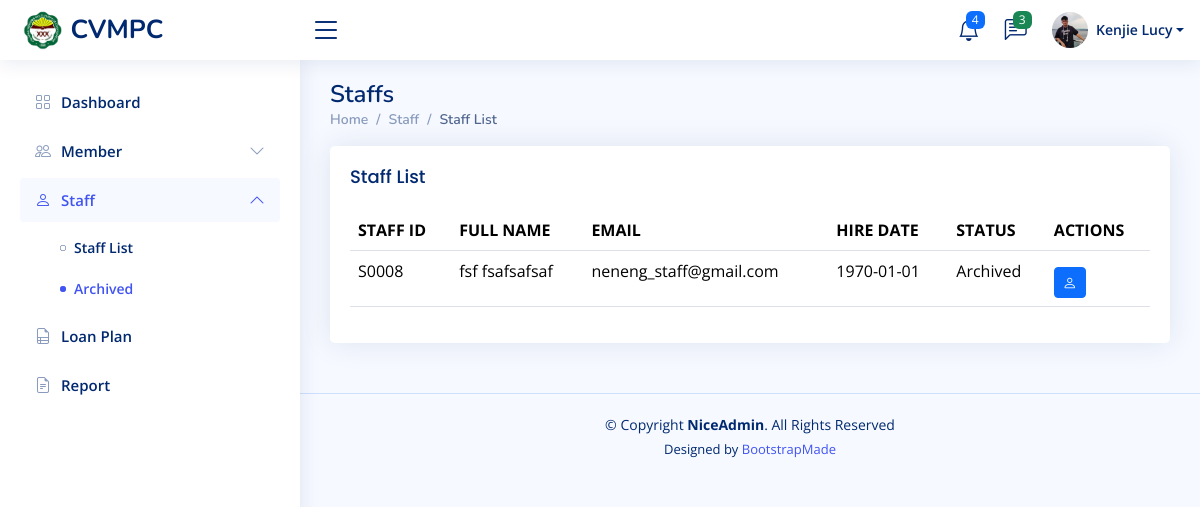
The page /admin/staff-archived.php (signed in) on the database its author committed.
### tables this page shows
CREATE TABLE `staff` (
  `staff_id` int(11) NOT NULL,
  `uc_id` int(11) NOT NULL,
  `first_name` varchar(45) DEFAULT NULL,
  `middle_name` varchar(45) DEFAULT NULL,
  `last_name` varchar(45) DEFAULT NULL,
  `phone_number` varchar(45) DEFAULT NULL,
  `hire_date` date DEFAULT NULL,
  `is_active` tinyint(1) DEFAULT NULL,
  `status` enum('Active','Inactive','Deactivated','Archived') DEFAULT NULL,
  `about_me` varchar(255) DEFAULT NULL,
  `last_login` date DEFAULT NULL,
  `date_of_birth` date DEFAULT NULL
);

CREATE TABLE `user_credentials` (
  `uc_id` int(11) NOT NULL,
  `password` varchar(255) DEFAULT NULL,
  `role` varchar(45) DEFAULT NULL,
  `address_id` int(11) DEFAULT NULL,
  `us_id` int(11) DEFAULT NULL,
  `email` varchar(45) NOT NULL,
  `pp` varchar(255) NOT NULL DEFAULT 'default-pp.png'
);

### admin/staff-archived.php (the view, shortened to what this page needs)
<!DOCTYPE html>
<html lang="en">
<?php require '../includes/head.php' ?>
<body>
    <?php require '../includes/header.php' ?>
    <?php require '../includes/navbar.php' ?>
    <main id="main" class="main">
        <div class="pagetitle">
            <h1>Staffs</h1>
            <nav>
                <ol class="breadcrumb">
                    <li class="breadcrumb-item"><a href="index.html">Home</a></li>
                    <li class="breadcrumb-item">Staff</li>
                    <li class="breadcrumb-item active">Staff List</li>
                </ol>
            </nav>
        </div>
        <section class="section">
            <div class="row">
                <div class="col-lg-12">
                    <div class="card">
                        <div class="card-body">
                            <h5 class="card-title" style="display: inline-block; margin-right: 10px;">Staff List</h5>
                            <table class="table datatable">
                                <thead>
                                    <tr>
                                        <th>STAFF ID</th>
                                        <th>FULL NAME</th>
                                        <th>EMAIL</th>
                                        <th data-type="date" data-format="YYYY/DD/MM">HIRE DATE</th>
                                        <th>STATUS</th>
                                        <th>ACTIONS</th>
                                    </tr>
                                </thead>
                                <?php
                                $sql = "SELECT
                CONCAT('S', LPAD(staff_id, 4, '0')) AS staffID,
                staff_id,
                CONCAT(first_name, ' ', last_name) AS fullname,
                hire_date,
                status,
                email
            FROM
                staff m
            LEFT JOIN
                user_credentials uc
            ON
                m.uc_id = uc.uc_id
                WHERE
                status = 'Archived'
                                            ;";
                                $users = $pdo->query($sql);
                                ?>
                                <tbody>
                                    <?php foreach ($users as $user): ?>
                                        <tr>
                                            <td><?= $user['staffID'] ?></td>
                                            <td><?= $user['fullname'] ?></td>
                                            <td><?= $user['email'] ?></td>
                                            <td><?= $user['hire_date'] ?></td>
                                            <td><?= $user['status'] ?></td>
                                            <td>
                                                <div class="pt-2">
                                                    <a href="staff-profile.php?staff_id=<?= $user['staff_id']; ?>" class="btn btn-primary btn-sm" title="View staff's Profile"><i class="bi bi-person"></i></a>
                                                </div>
                                            </td>
                                        </tr>
                                    <?php endforeach;
                                    ?>
                                </tbody>
                            </table>
                        </div>
                    </div>
                </div>
            </div>
        </section>
    </main>
    <?php require '../includes/footer.php' ?>
</body>
</html>

### assets/css/style.css (style rules this page uses)
:root { scroll-behavior: smooth; }
body { font-family: "Open Sans", sans-serif; background: #f6f9ff; color: #444444; }
a { color: #4154f1; text-decoration: none; }
h1, h2, h3, h4, h5, h6 { font-family: "Nunito", sans-serif; }
#main { margin-top: 60px; padding: 20px 30px; transition: all 0.3s; }
.pagetitle { margin-bottom: 10px; }
.pagetitle h1 { font-size: 24px; margin-bottom: 0; font-weight: 600; color: #012970; }
.card { margin-bottom: 30px; border: none; border-radius: 5px; box-shadow: 0px 0 30px rgba(1, 41, 112, 0.1); }
.card-title { padding: 20px 0 15px 0; font-size: 18px; font-weight: 500; color: #012970; font-family: "Poppins", sans-serif; }
.card-body { padding: 0 20px 20px 20px; }
.breadcrumb { font-size: 14px; font-family: "Nunito", sans-serif; color: #899bbd; font-weight: 600; }
.breadcrumb a { color: #899bbd; transition: 0.3s; }
.breadcrumb .breadcrumb-item::before { color: #899bbd; }
.breadcrumb .active { color: #51678f; font-weight: 600; }
@media (min-width: 1200px) { #main, #footer { margin-left: 300px; } }

### rows shown on the page
staff: staffID "S0008", fullname "fsf fsafsafsaf", uc.email "neneng_staff@gmail.com", hire_date "1970-01-01", status "Archived"

### other values the page prints
$header_formatted_name "Kenjie Lucy"
